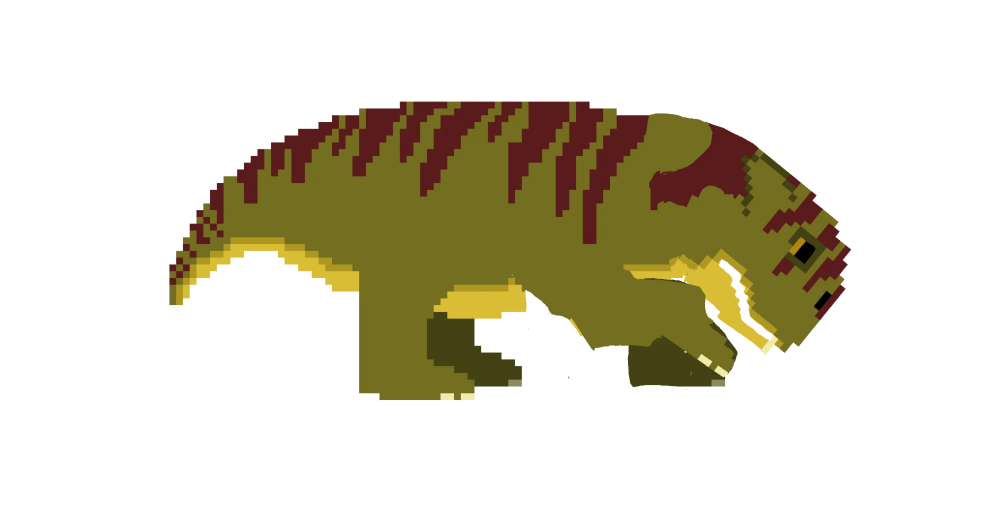
#> input picture tools/lyst-idle/4.webp, 2000 x 1017 px, given in place of sea-cambrian-wall.jpg, which was not available (shown at 1/2 size)
$ python fitaquawall.py out.png
#> lines starting #> are read from the running program, lines starting #| are printed output that depends on the picture
### tools/pixelvivscene.py
# Draws the vivarium scenes in the park style (docs/art.md, "Park style"): flat fills with a dark edge tinted to each thing (near plants and rocks, floor
# decals; far plants, hills and the horizon get a softer one so they stay back), stair-stepped shapes, structured texture, light from the top left.
# Inside a case everything is drawn DET times finer than the park's 0.13 m a pixel (0.043 m), to match the animals, which are drawn that big in a case:
# every shape is sized in fine pixels, with strokes and spacing in units of U (= DET, one park pixel), and the texture and edges a fine pixel wide. A scene is an era (paleozoic, mesozoic, cenozoic) and a biome (the BIOMES keys in js/data.js), drawn as two layers for each case size:
#   <scene>-<S|M|L>-wall.png    the back wall, the pane above the sill (sky, far hills, far and near plants, a strip of ground)
#   <scene>-<S|M|L>-floor.png   the floor, flat and seen from above (rows squashed by TILT like the rest of the 3/4 art)
# <scene> is "<era>-<biome>" (a later "<period>-<biome>" scene overrides its era; see VIV_SCENE_PERIODS in data.js). Every picture is built from the same
# parts (shapes, palettes, layout), sized from the case, so a new size or scene comes from the tables below and is never drawn by hand.
# Usage: python3 -I tools/pixelvivscene.py [outdir] [--sheet sheet.png]   (default sprites/vivscene; the sheet is a x4 view of every scene)
import sys, os, math, zlib, random
from PIL import Image

PX, TILT, DET = .13, .7, 3   # DET: fine pixels to a park pixel inside a case
U = DET
FPX = PX / DET
SIZES = {"S":(10, 5, .65), "M":(15, 10, .78), "L":(25, 15, .91)}   # w, d (VIVARIUMS) and sill height (VIV34 in map.js); the glass stands d * .45 tall
def dims(size):
    w, d, sill = SIZES[size]
    return round(w / FPX), round((d * .45 - sill) / FPX), round(d * TILT / FPX)   # width, wall rows, floor rows, in fine pixels

def mix(a, b, t): return tuple(round(x * (1 - t) + y * t) for x, y in zip(a, b))
def ramp(base): return {"hi": mix(base, (255, 255, 255), .26), "mid": base, "lo": mix(base, (0, 0, 0), .22), "deep": mix(base, (0, 0, 0), .42), "edge": mix(base, (0, 0, 0), .66)}

ERAS = {   # leaf and trunk colors, and a haze laid over the sky
    "paleozoic": {"leaf":(46, 104, 86), "trunk":(88, 86, 62), "haze":((176, 198, 166), .35)},
    "mesozoic":  {"leaf":(84, 118, 44), "trunk":(118, 86, 56), "haze":((222, 208, 176), .25)},
    "cenozoic":  {"leaf":(78, 138, 54), "trunk":(112, 84, 58), "haze":((200, 220, 236), .1)},
}
BIOMES = {   # ground, sky, a tint pulled into the leaves, how thick the plants stand, the floor's decals; wet ones get a strip of water
    "desert":    {"ground":(206, 182, 122), "sky":(234, 216, 172), "tint":((176, 156, 84), .45), "dens":.35, "dec":["ripple", "pebble", "ripple"]},
    "tropical":  {"ground":(88, 72, 44),    "sky":(178, 208, 172), "tint":((30, 112, 40), .25),  "dens":1.4, "dec":["litter", "frond", "pebble"]},
    "grassland": {"ground":(176, 160, 92),  "sky":(196, 220, 232), "tint":((172, 172, 70), .3),  "dens":.6,  "dec":["tuft", "tuft", "pebble"]},
    "fern":      {"ground":(128, 96, 58),   "sky":(208, 214, 188), "tint":((100, 122, 40), .15), "dens":.8,  "dec":["frond", "tuft", "pebble"]},
    "scrubland": {"ground":(162, 120, 76),  "sky":(228, 210, 174), "tint":((134, 122, 62), .35), "dens":.55, "dec":["pebble", "tuft", "pebble"]},
    "wetland":   {"ground":(86, 94, 62),    "sky":(188, 210, 198), "tint":((60, 112, 82), .2),   "dens":.9,  "dec":["puddle", "moss", "tuft"], "wet":True},
    "temperate": {"ground":(106, 86, 56),   "sky":(190, 214, 224), "tint":((60, 120, 50), .1),   "dens":1.0, "dec":["litter", "litter", "pebble"]},
    "boreal":    {"ground":(94, 80, 60),    "sky":(178, 198, 202), "tint":((30, 70, 52), .35),   "dens":1.0, "dec":["needles", "moss", "pebble"]},
    "tundra":    {"ground":(152, 150, 130), "sky":(216, 226, 232), "tint":((142, 152, 132), .4), "dens":.4,  "dec":["snow", "moss", "pebble"]},
}
STONE, WATER, SNOW, LITTER = ramp((130, 126, 116)), ramp((70, 128, 150)), ramp((226, 232, 236)), ramp((168, 120, 58))

# What grows where: (shape, weight) lists for the near row; the far row draws from the same list
FOREST = {"paleozoic":[("lycopsid", 3), ("treefern", 2), ("horsetail", 2)], "mesozoic":[("conifer", 3), ("treefern", 2), ("cycad", 2)], "cenozoic":[("broadleaf", 4), ("bush", 1)]}
FLORA = {
    "tropical":  {"paleozoic":[("lycopsid", 3), ("treefern", 3), ("fernmound", 1)], "mesozoic":[("treefern", 3), ("cycad", 2), ("conifer", 1)], "cenozoic":[("palm", 3), ("broadleaf", 3), ("fernmound", 1)]},
    "temperate": FOREST,
    "boreal":    {"paleozoic":[("lycopsid", 4), ("horsetail", 2)], "mesozoic":[("conifer", 5), ("fernmound", 1)], "cenozoic":[("conifer", 5), ("bush", 1)]},
    "wetland":   {"paleozoic":[("lycopsid", 2), ("horsetail", 4)], "mesozoic":[("horsetail", 3), ("treefern", 2), ("cycad", 1)], "cenozoic":[("reeds", 4), ("broadleaf", 2)]},
    "grassland": {"paleozoic":[("horsetail", 3), ("fernmound", 2)], "mesozoic":[("fernmound", 3), ("cycad", 1)], "cenozoic":[("grass", 5), ("bush", 1), ("broadleaf", 1)]},
    "fern":      {"paleozoic":[("fernmound", 4), ("horsetail", 2)], "mesozoic":[("fernmound", 4), ("cycad", 2), ("horsetail", 1)], "cenozoic":[("fernmound", 3), ("grass", 2)]},
    "scrubland": {"paleozoic":[("fernmound", 2), ("rock", 2), ("horsetail", 1)], "mesozoic":[("cycad", 2), ("bush", 2), ("rock", 1)], "cenozoic":[("bush", 4), ("grass", 1), ("rock", 1)]},
    "desert":    {"paleozoic":[("rock", 3), ("fernmound", 1)], "mesozoic":[("rock", 3), ("cycad", 1)], "cenozoic":[("rock", 2), ("cactus", 2)]},
    "tundra":    {"paleozoic":[("moss", 3), ("rock", 2), ("horsetail", 1)], "mesozoic":[("moss", 3), ("rock", 2), ("conifer", 1)], "cenozoic":[("moss", 3), ("grass", 2), ("rock", 2)]},
}
TALL = {"conifer":1, "broadleaf":1, "palm":1, "lycopsid":1, "treefern":.9, "horsetail":.6, "cycad":.55, "cactus":.6, "reeds":.55}   # height, as a share of the wall
LOW = {"fernmound":.32, "bush":.34, "grass":.26, "rock":.26, "moss":.16}

class Cv:
    def __init__(s, w, h): s.w, s.h, s.px = w, h, {}
    def put(s, x, y, c):
        if 0 <= x < s.w and 0 <= y < s.h: s.px[(x, y)] = c
    # [16 lines left out: functions img, shade, not called in this run]
def edge(c, mask, col):   # a one-pixel edge round a shape, on whatever is behind it (4-neighbours)
    for (x, y) in {(x + dx, y + dy) for (x, y) in mask for dx, dy in ((1, 0), (-1, 0), (0, 1), (0, -1))} - mask: c.put(x, y, col)
def flat(c, mask, R):   # far away: one tone, darker down the right edge
    for (x, y) in mask: c.put(x, y, R["lo"] if (x + 1, y) not in mask else R["mid"])

def ell(cx, cy, rx, ry):
    return {(x, y) for y in range(math.floor(cy - ry), math.ceil(cy + ry) + 1) for x in range(math.floor(cx - rx), math.ceil(cx + rx) + 1)
            if ((x + .5 - cx) / rx) ** 2 + ((y + .5 - cy) / ry) ** 2 <= 1}
def line(x0, y0, x1, y1, th=1):
    n = max(abs(x1 - x0), abs(y1 - y0)) or 1
    return {(round(x0 + (x1 - x0) * i / n) + k, round(y0 + (y1 - y0) * i / n)) for i in range(n + 1) for k in range(th)}
# [74 lines left out: functions stroke, curve, conifer, broadleaf, palm, lycopsid and 4 more, not called in this run]
def bush(x, b, h):
    leaf = {p for p in ell(x, b - h * .45, h * 1.1, h * .62) | ell(x - h * .7, b - h * .25, h * .5, h * .4) | ell(x + h * .75, b - h * .28, h * .5, h * .38) | ell(x - h * .2, b - h * .8, h * .5, h * .3) if p[1] <= b}
    return set(), leaf, set()
# [16 lines left out: functions grass, reeds, cactus, not called in this run]
def rock(x, b, h): return set(), {p for p in ell(x, b + 1, h * 1.4, h) if p[1] <= b}, set()
def moss(x, b, h): return set(), {p for p in ell(x, b + 1, max(2 * U, h * 2.2), max(1.2 * U, h)) if p[1] <= b}, set()
SHAPES = {k: globals()[k] for k in list(TALL) + list(LOW)}

# [94 lines left out: functions pick, palette, plant, wall, floor, not called in this run]

def scenes(): return [(e, b) for e in ERAS for b in BIOMES]

# [29 lines that do not run on import are left out]

### tools/fitaquawall.py
# Fits the hand-painted Cambrian and Paleozoic aquarium walls (sprites/vivscene/src/sea-<scene>-wall.jpg) to each case size, at the painting's own pixel density.
# The whole painting always shows, never cropped: a wall a little narrower than the painting (M, L) is squeezed sideways to fit;
# a wider one (S) keeps the painting's proportions and has its two sides continued by mirroring the painting's edges.
# Usage: python3 -I tools/fitaquawall.py [outdir]   (default sprites/vivscene); then run tools/packsprites.py
import sys, os
from PIL import Image
sys.path.insert(0, os.path.dirname(os.path.abspath(__file__)))
from pixelvivscene import SIZES
HERE = os.path.dirname(os.path.abspath(__file__))
out = sys.argv[1] if len(sys.argv) > 1 else os.path.join(HERE, "..", "sprites", "vivscene")
for sc in ("cambrian", "paleozoic"):
    src = Image.open(os.path.join(HERE, "..", "sprites", "vivscene", "src", f"sea-{sc}-wall.jpg")).convert("RGB")
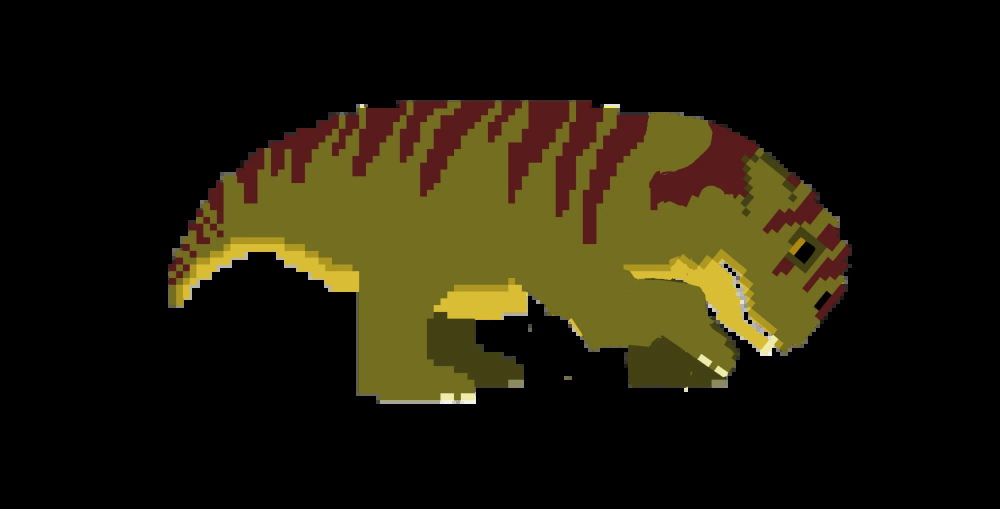
#> src: PIL image 2000x1017 RGB (shown at 1/2 size); mean R, G, B 31.8, 27.1, 9.6
    sw, sh = src.size
#> sw = 2000; sh = 1017
    for size, (w, d, sill) in SIZES.items():
        tw = round(sh * w / (d * .45 - sill))   # the wall's width at the painting's height
        if tw <= sw: im = src.resize((tw, sh), Image.LANCZOS)
        else:
            im = Image.new("RGB", (tw, sh)); x0 = (tw - sw) // 2; im.paste(src, (x0, 0))
            for x in range(x0):   # mirror the painting outward on each side
                im.paste(src.crop((min(x, sw - 1), 0, min(x, sw - 1) + 1, sh)), (x0 - 1 - x, 0))
                im.paste(src.crop((sw - 1 - min(x, sw - 1), 0, sw - min(x, sw - 1), sh)), (x0 + sw + x, 0))
        im.save(os.path.join(out, f"sea-{sc}-{size}-wall.png"), optimize=True)
        print(sc, size, im.size)
#> this loop made 3 passes
#> pass 1, `im.save(os.path.join(out, f"sea-{sc}-{size}-wall.png"), optimize=True)`:
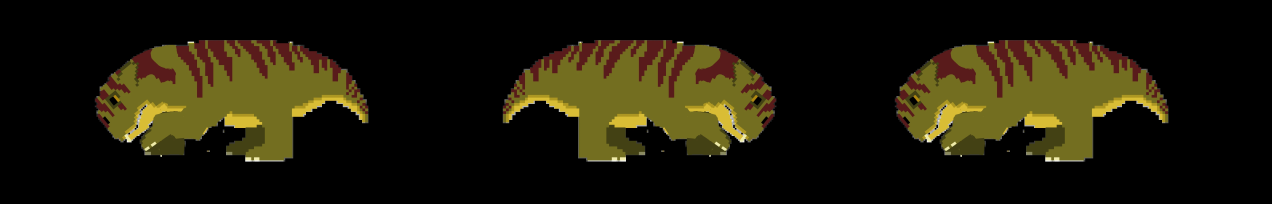
#> saved as sea-cambrian-S-wall.png: PIL image 6356x1017 RGB (shown at 1/5 size); mean R, G, B 30, 25.6, 9.1
#> pass 2, `im.save(os.path.join(out, f"sea-{sc}-{size}-wall.png"), optimize=True)`:
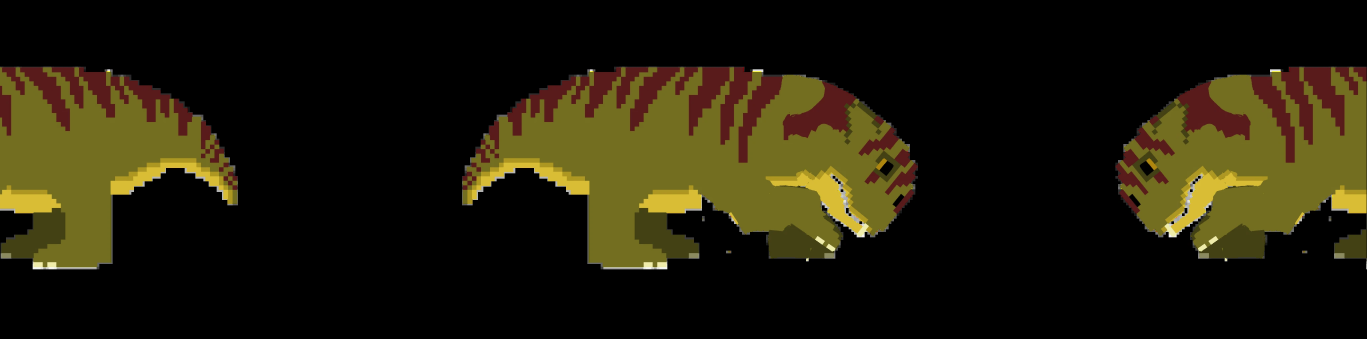
#> saved as sea-cambrian-M-wall.png: PIL image 4101x1017 RGB (shown at 1/3 size); mean R, G, B 32.4, 27.7, 9.8
#> after the loop:
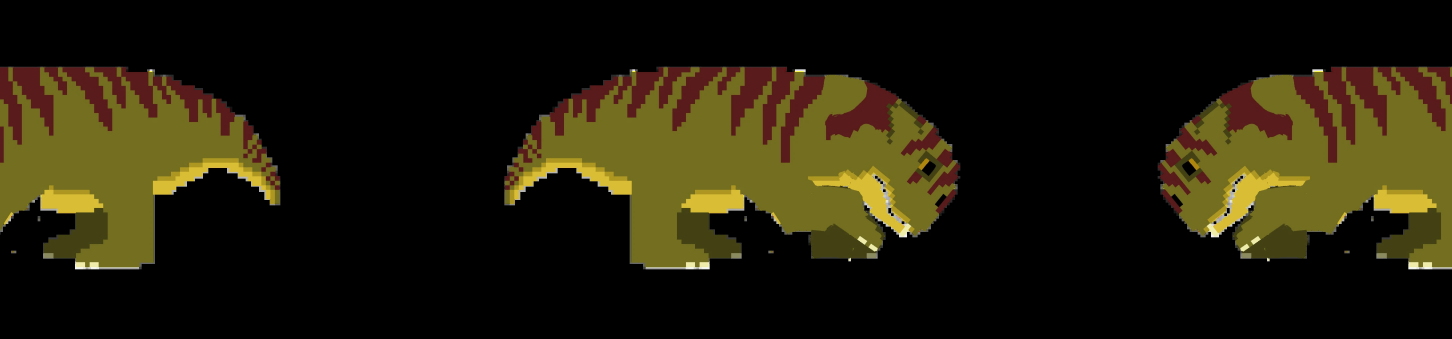
#> im: PIL image 4354x1017 RGB (shown at 1/3 size); mean R, G, B 33.9, 28.9, 10.2
#> pass 2 of the loop `for sc in ("cambrian", "paleozoic"):`:
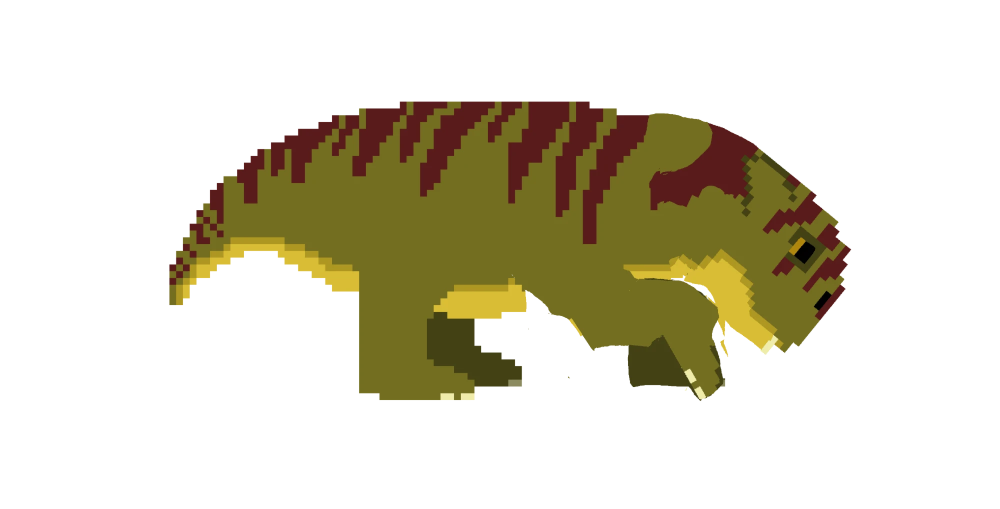
#> input picture tools/lyst-idle/5.webp, 2000 x 1017 px, given in place of sea-paleozoic-wall.jpg, which was not available (shown at 1/2 size)
#> the loop `for size, (w, d, sill) in SIZES.items():` made 3 passes
#> pass 1, `im.save(os.path.join(out, f"sea-{sc}-{size}-wall.png"), optimize=True)`:
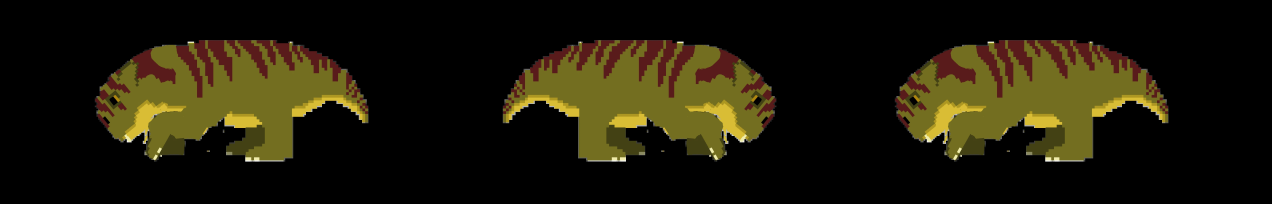
#> saved as sea-paleozoic-S-wall.png: PIL image 6356x1017 RGB (shown at 1/5 size); mean R, G, B 30.2, 25.7, 9
#> after the loop `for size, (w, d, sill) in SIZES.items():`:
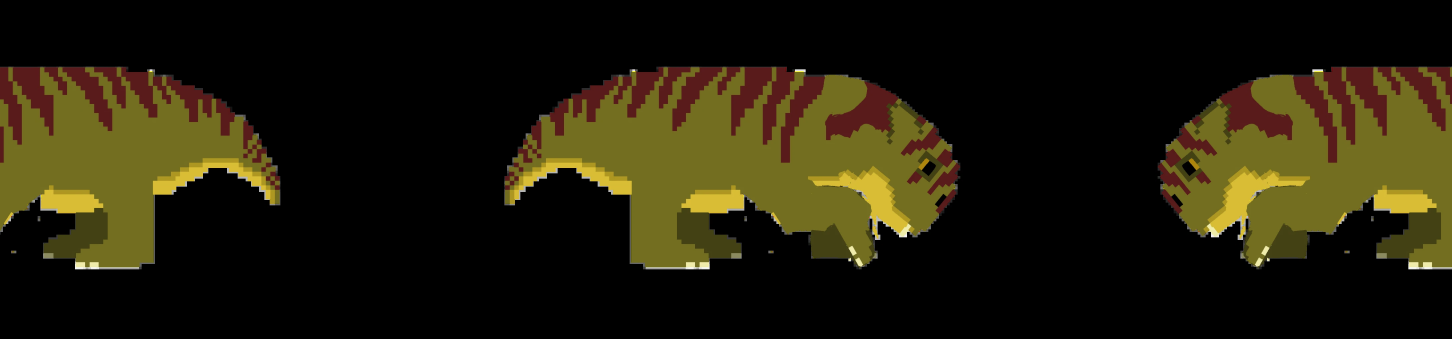
#> im: PIL image 4354x1017 RGB (shown at 1/3 size); mean R, G, B 34, 29, 10.2
